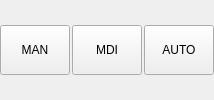
             <widget class="QWidget" name="widget_mode_buttons" native="true">
              <property name="sizePolicy">
               <sizepolicy hsizetype="Preferred" vsizetype="Preferred">
                <horstretch>0</horstretch>
                <verstretch>0</verstretch>
               </sizepolicy>
              </property>
              <layout class="QHBoxLayout" name="layout_mode_buttons">
               <property name="spacing">
                <number>2</number>
               </property>
               <property name="leftMargin">
                <number>0</number>
               </property>
               <property name="topMargin">
                <number>0</number>
               </property>
               <property name="rightMargin">
                <number>0</number>
               </property>
               <property name="bottomMargin">
                <number>0</number>
               </property>
               <item>
                <widget class="ActionButton" name="manual_mode_button">
                 <property name="sizePolicy">
                  <sizepolicy hsizetype="Fixed" vsizetype="Fixed">
                   <horstretch>0</horstretch>
                   <verstretch>0</verstretch>
                  </sizepolicy>
                 </property>
                 <property name="minimumSize">
                  <size>
                   <width>70</width>
                   <height>50</height>
                  </size>
                 </property>
                 <property name="maximumSize">
                  <size>
                   <width>70</width>
                   <height>50</height>
                  </size>
                 </property>
                 <property name="text">
                  <string>MAN</string>
                 </property>
                 <property name="checkable">
                  <bool>true</bool>
                 </property>
                 <property name="checked">
                  <bool>false</bool>
                 </property>
                 <property name="autoExclusive">
                  <bool>true</bool>
                 </property>
                 <property name="indicator_option" stdset="0">
                  <bool>true</bool>
                 </property>
                 <property name="indicator_HAL_pin_option" stdset="0">
                  <bool>true</bool>
                 </property>
                 <property name="on_color" stdset="0">
                  <color>
                   <red>0</red>
                   <green>255</green>
                   <blue>0</blue>
                  </color>
                 </property>
                 <property name="indicator_size" stdset="0">
                  <double>0.200000000000000</double>
                 </property>
                 <property name="manual_action" stdset="0">
                  <bool>true</bool>
                 </property>
                 <property name="template_label_option" stdset="0">
                  <bool>false</bool>
                 </property>
                 <property name="joint_number" stdset="0">
                  <number>0</number>
                 </property>
                 <property name="incr_imperial_number" stdset="0">
                  <double>0.010000000000000</double>
                 </property>
                 <property name="incr_mm_number" stdset="0">
                  <double>0.025000000000000</double>
                 </property>
                 <property name="incr_angular_number" stdset="0">
                  <double>-1.000000000000000</double>
                 </property>
                 <property name="toggle_float_option" stdset="0">
                  <bool>false</bool>
                 </property>
                 <property name="float_num" stdset="0">
                  <double>100.000000000000000</double>
                 </property>
                 <property name="float_alt_num" stdset="0">
                  <double>50.000000000000000</double>
                 </property>
                 <property name="view_type_string" stdset="0">
                  <string>P</string>
                 </property>
                 <property name="command_text_string" stdset="0">
                  <string/>
                 </property>
                 <property name="ini_mdi_number" stdset="0">
                  <number>0</number>
                 </property>
                 <property name="textTemplate" stdset="0">
                  <string>%1.3f in</string>
                 </property>
                 <property name="alt_textTemplate" stdset="0">
                  <string>%1.2f mm</string>
                 </property>
                </widget>
               </item>
               <item>
                <widget class="ActionButton" name="mdi_mode_button">
                 <property name="sizePolicy">
                  <sizepolicy hsizetype="Fixed" vsizetype="Fixed">
                   <horstretch>0</horstretch>
                   <verstretch>0</verstretch>
                  </sizepolicy>
                 </property>
                 <property name="minimumSize">
                  <size>
                   <width>70</width>
                   <height>50</height>
                  </size>
                 </property>
                 <property name="maximumSize">
                  <size>
                   <width>70</width>
                   <height>50</height>
                  </size>
                 </property>
                 <property name="text">
                  <string>MDI</string>
                 </property>
                 <property name="checkable">
                  <bool>true</bool>
                 </property>
                 <property name="autoExclusive">
                  <bool>true</bool>
                 </property>
                 <property name="indicator_option" stdset="0">
                  <bool>true</bool>
                 </property>
                 <property name="indicator_HAL_pin_option" stdset="0">
                  <bool>true</bool>
                 </property>
                 <property name="on_color" stdset="0">
                  <color>
                   <red>0</red>
                   <green>255</green>
                   <blue>0</blue>
                  </color>
                 </property>
                 <property name="indicator_size" stdset="0">
                  <double>0.200000000000000</double>
                 </property>
                 <property name="mdi_action" stdset="0">
                  <bool>true</bool>
                 </property>
                 <property name="template_label_option" stdset="0">
                  <bool>false</bool>
                 </property>
                 <property name="joint_number" stdset="0">
                  <number>0</number>
                 </property>
                 <property name="incr_imperial_number" stdset="0">
                  <double>0.010000000000000</double>
                 </property>
                 <property name="incr_mm_number" stdset="0">
                  <double>0.025000000000000</double>
                 </property>
                 <property name="incr_angular_number" stdset="0">
                  <double>-1.000000000000000</double>
                 </property>
                 <property name="toggle_float_option" stdset="0">
                  <bool>false</bool>
                 </property>
                 <property name="float_num" stdset="0">
                  <double>100.000000000000000</double>
                 </property>
                 <property name="float_alt_num" stdset="0">
                  <double>50.000000000000000</double>
                 </property>
                 <property name="view_type_string" stdset="0">
                  <string>P</string>
                 </property>
                 <property name="command_text_string" stdset="0">
                  <string/>
                 </property>
                 <property name="ini_mdi_number" stdset="0">
                  <number>0</number>
                 </property>
                 <property name="textTemplate" stdset="0">
                  <string>%1.3f in</string>
                 </property>
                 <property name="alt_textTemplate" stdset="0">
                  <string>%1.2f mm</string>
                 </property>
                </widget>
               </item>
               <item>
                <widget class="ActionButton" name="auto_mode_button">
                 <property name="sizePolicy">
                  <sizepolicy hsizetype="Fixed" vsizetype="Fixed">
                   <horstretch>0</horstretch>
                   <verstretch>0</verstretch>
                  </sizepolicy>
                 </property>
                 <property name="minimumSize">
                  <size>
                   <width>70</width>
                   <height>50</height>
                  </size>
                 </property>
                 <property name="maximumSize">
                  <size>
                   <width>70</width>
                   <height>50</height>
                  </size>
                 </property>
                 <property name="text">
                  <string>AUTO</string>
                 </property>
                 <property name="checkable">
                  <bool>true</bool>
                 </property>
                 <property name="autoExclusive">
                  <bool>true</bool>
                 </property>
                 <property name="indicator_option" stdset="0">
                  <bool>true</bool>
                 </property>
                 <property name="indicator_HAL_pin_option" stdset="0">
                  <bool>true</bool>
                 </property>
                 <property name="on_color" stdset="0">
                  <color>
                   <red>0</red>
                   <green>255</green>
                   <blue>0</blue>
                  </color>
                 </property>
                 <property name="indicator_size" stdset="0">
                  <double>0.200000000000000</double>
                 </property>
                 <property name="auto_action" stdset="0">
                  <bool>true</bool>
                 </property>
                 <property name="template_label_option" stdset="0">
                  <bool>false</bool>
                 </property>
                 <property name="joint_number" stdset="0">
                  <number>0</number>
                 </property>
                 <property name="incr_imperial_number" stdset="0">
                  <double>0.010000000000000</double>
                 </property>
                 <property name="incr_mm_number" stdset="0">
                  <double>0.025000000000000</double>
                 </property>
                 <property name="incr_angular_number" stdset="0">
                  <double>-1.000000000000000</double>
                 </property>
                 <property name="toggle_float_option" stdset="0">
                  <bool>false</bool>
                 </property>
                 <property name="float_num" stdset="0">
                  <double>100.000000000000000</double>
                 </property>
                 <property name="float_alt_num" stdset="0">
                  <double>50.000000000000000</double>
                 </property>
                 <property name="view_type_string" stdset="0">
                  <string>P</string>
                 </property>
                 <property name="command_text_string" stdset="0">
                  <string/>
                 </property>
                 <property name="ini_mdi_number" stdset="0">
                  <number>0</number>
                 </property>
                 <property name="textTemplate" stdset="0">
                  <string>%1.3f in</string>
                 </property>
                 <property name="alt_textTemplate" stdset="0">
                  <string>%1.2f mm</string>
                 </property>
                </widget>
               </item>
              </layout>
             </widget>
